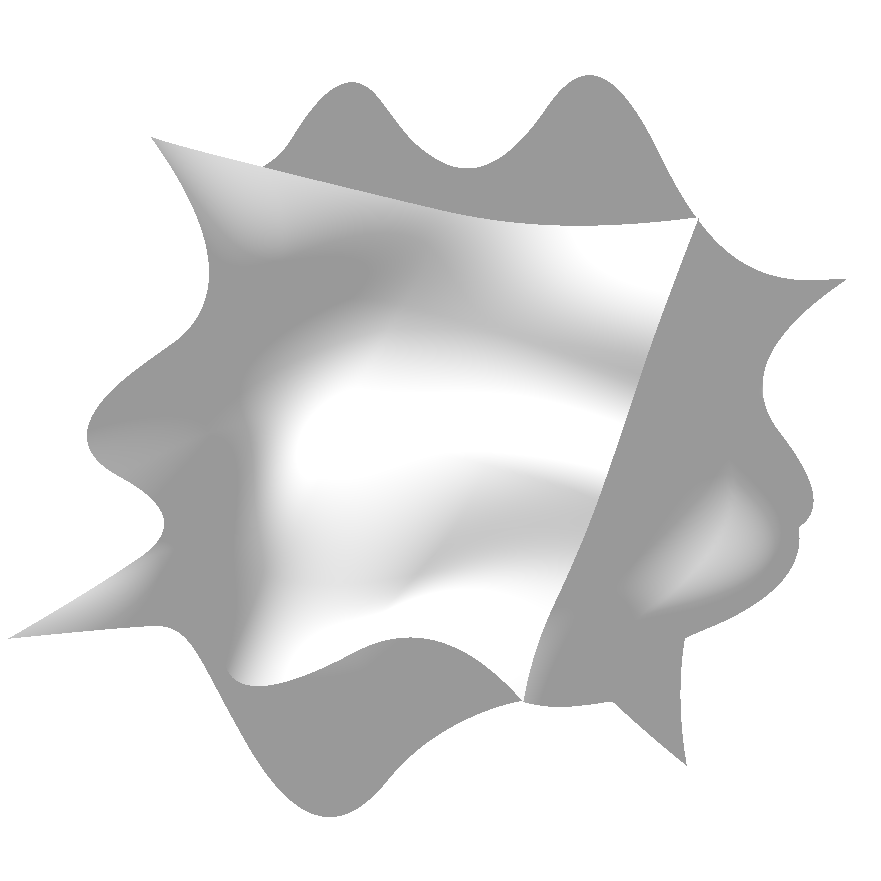
#> input picture script/cube/cube1.png, 881 x 881 px; its folder holds 4 pictures in this run
$ python clip_teapot.py
#> lines starting #> are read from the running program, lines starting #| are printed output that depends on the picture
from PIL import Image, ImageChops
import itertools
import sys


def crop_teapot(file_path, output_file_name=None):
    img = Image.open(file_path)  # type: Image.Image
    w, h = img.size
    crop = img.crop((0, 100, w, h - 230))
    if output_file_name is not None:
        # crop.save('/home/ac/thesis/zju_thesis/figures/result/' + file_path)
        crop.save(file_path)


def crop_cube(file_path, output_file_name=None):
#> called with file_path = 'cube/cube1.png', output_file_name = 'cube/cube1.png'
    img = Image.open(file_path)  # type: Image.Image
#> img is the input picture: PIL image 881x881 RGBA; mean R, G, B, A 223.1, 223.1, 223.1, 255
    w, h = img.size
#> w = 881; h = 881
    crop = img.crop((0, 70, w, h - 60))
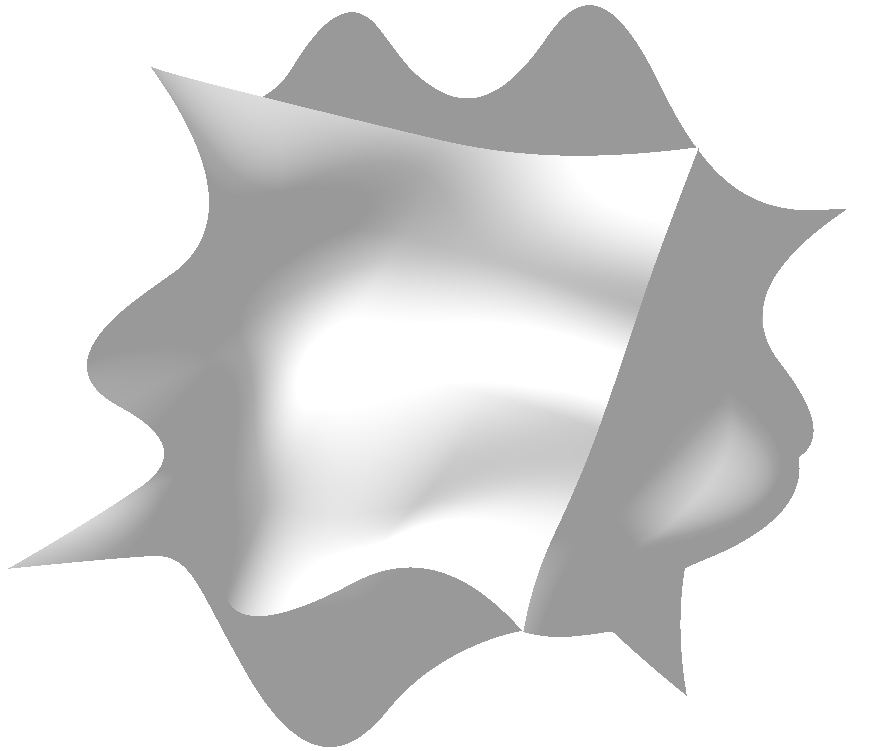
#> crop: PIL image 881x751 RGBA; mean R, G, B, A 217.6, 217.6, 217.6, 255
    if output_file_name is not None:
        # crop.save('/home/ac/thesis/zju_thesis/figures/result/' + file_path)
        crop.save(file_path)

if __name__ == '__main__':
    for i in range(1, 8):
        crop_cube('cube/cube%d.png' % i, 'cube/cube%d.png' % i)
#> pass 2 of the loop `for i in range(1, 8):`:
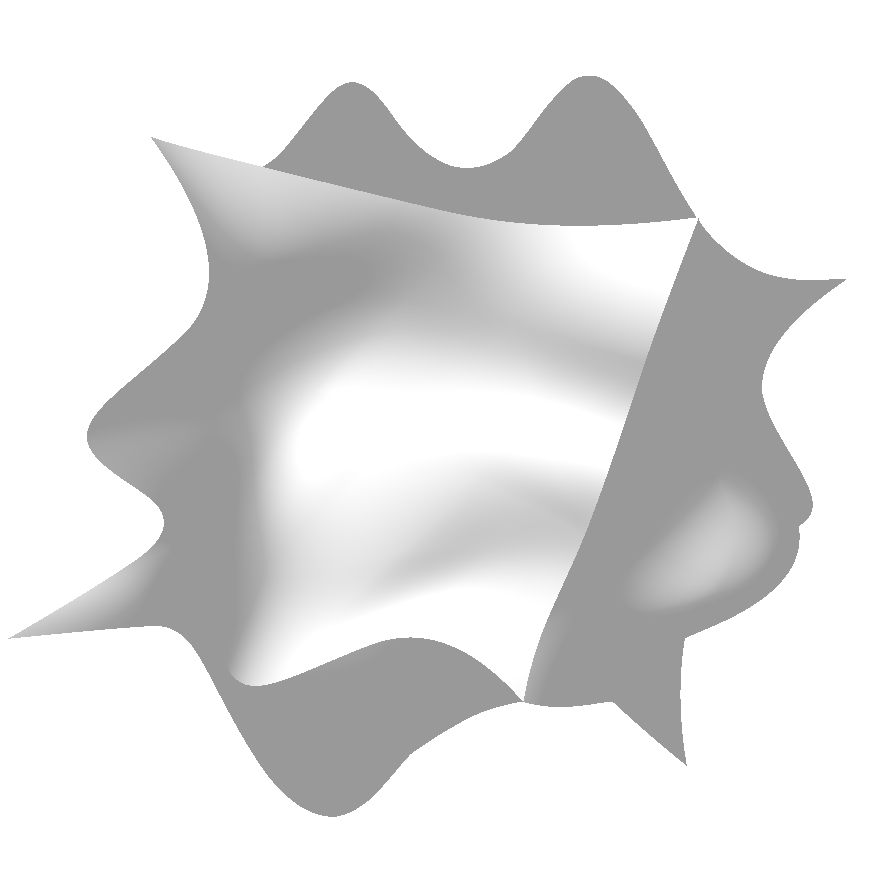
#> input picture script/cube/cube2.png, 881 x 881 px
#> in crop_cube, img is the input picture: PIL image 881x881 RGBA; mean R, G, B, A 223.2, 223.2, 223.2, 255
#> in crop_cube (call 2), `crop = img.crop((0, 70, w, h - 60))`:
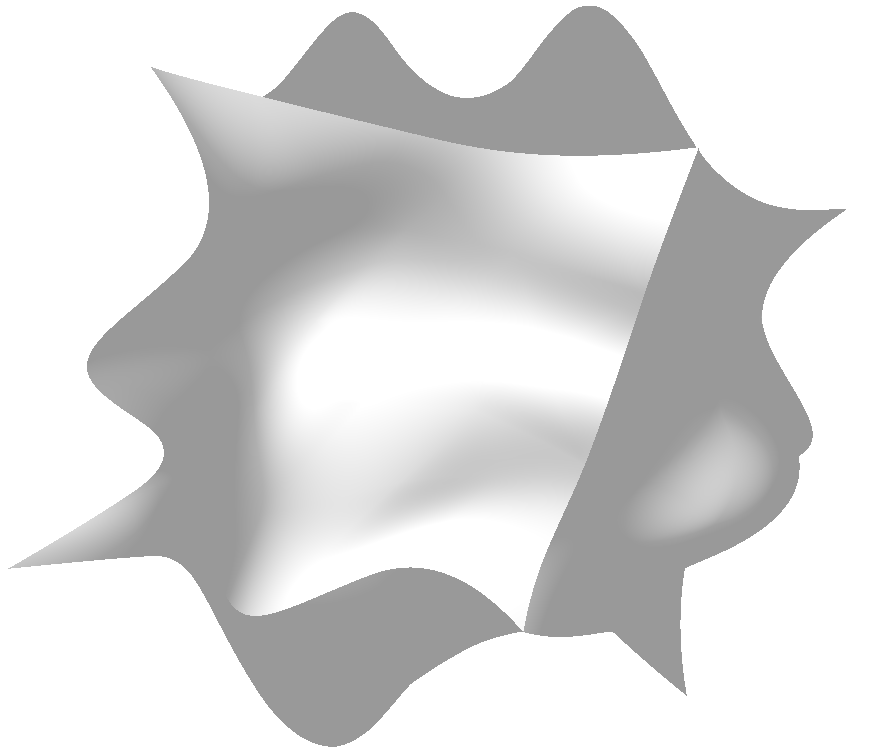
#> crop: PIL image 881x751 RGBA; mean R, G, B, A 217.7, 217.7, 217.7, 255
#> pass 3 of the loop `for i in range(1, 8):`:
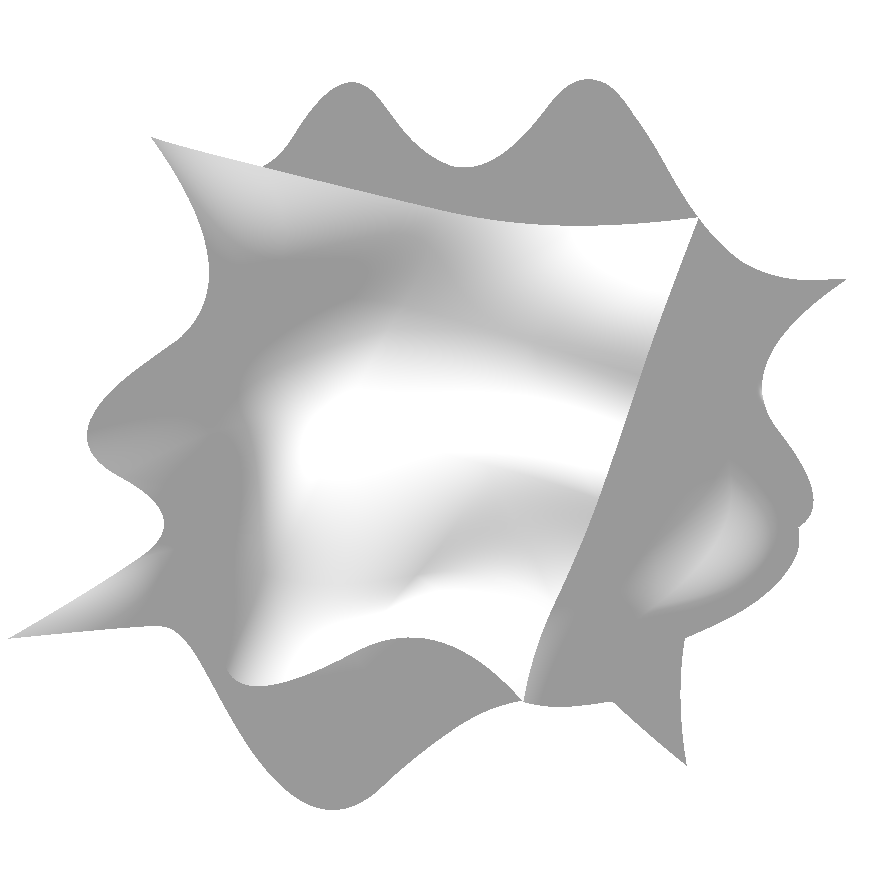
#> input picture script/cube/cube3.png, 881 x 881 px
#> in crop_cube, img is the input picture: PIL image 881x881 RGBA; mean R, G, B, A 223.2, 223.2, 223.2, 255
#> in crop_cube (call 3), `crop = img.crop((0, 70, w, h - 60))`:
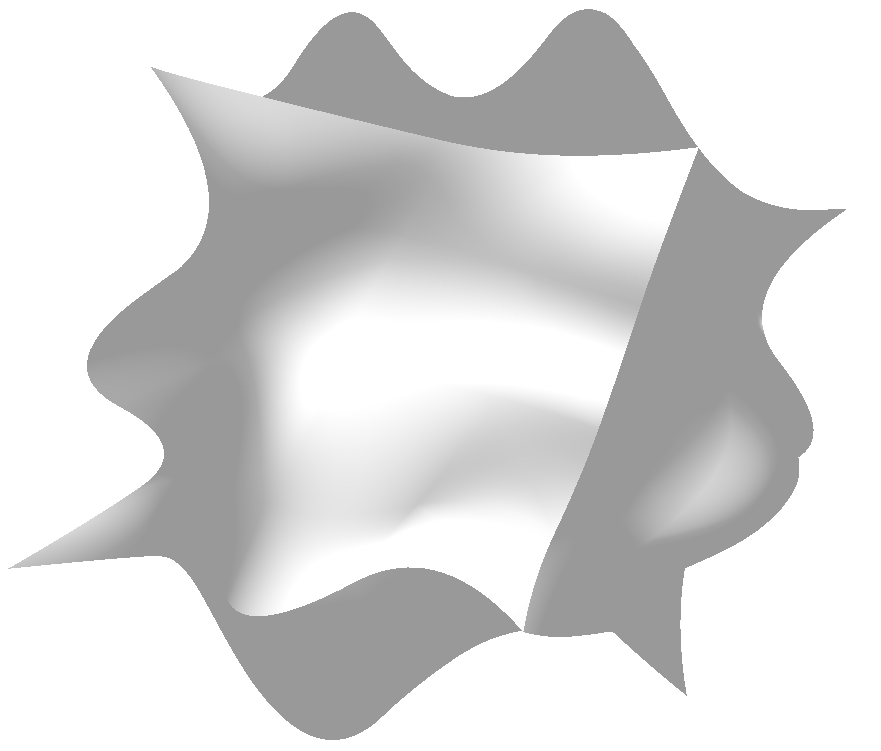
#> crop: PIL image 881x751 RGBA; mean R, G, B, A 217.7, 217.7, 217.7, 255
#> (the run stopped early here; a loop or call above may not have finished)
